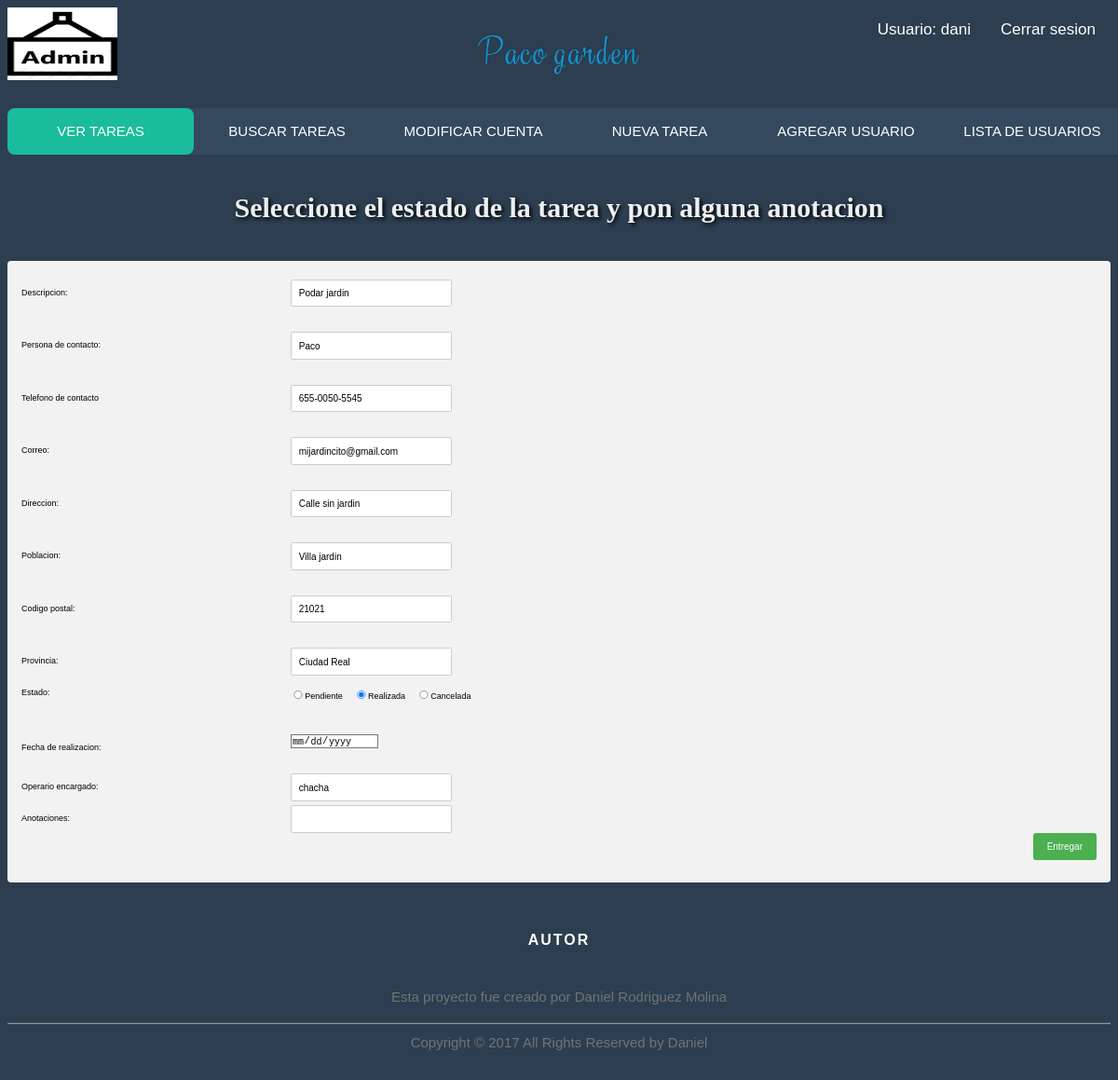
/controlador/controladorCompletar.php?id=63 (signed in), run on the app's committed database.
### tables this page shows
CREATE TABLE `tareas` (
  `Id` int(11) NOT NULL AUTO_INCREMENT,
  `Descripcion` varchar(255) DEFAULT NULL,
  `Persona_de_contacto` varchar(255) DEFAULT NULL,
  `Telefono` varchar(255) DEFAULT NULL,
  `Correo` varchar(255) DEFAULT '',
  `Direccion` varchar(255) DEFAULT NULL,
  `Poblacion` varchar(255) DEFAULT NULL,
  `Codigo_Postal` varchar(255) DEFAULT NULL,
  `Provincia` varchar(255) DEFAULT NULL,
  `Estado` varchar(1) DEFAULT NULL,
  `Fecha_de_creacion` varchar(255) DEFAULT NULL,
  `Operario_encargado` varchar(255) DEFAULT NULL,
  `Fecha_de_realizacion` varchar(255) DEFAULT NULL,
  `Anotaciones_anteriores` varchar(255) DEFAULT NULL,
  `Anotaciones_posteriores` varchar(255) DEFAULT NULL,
  PRIMARY KEY (`Id`)
);

CREATE TABLE `provincias` (
  `cod` char(2) NOT NULL DEFAULT '00' COMMENT 'Código de la provincia de dos digitos',
  `nombre` varchar(50) NOT NULL DEFAULT '' COMMENT 'Nombre de la provincia',
  PRIMARY KEY (`cod`),
  KEY `nombre` (`nombre`)
);

### modelo/db_pdo.php (called while the page is built, shortened)
<?php
class DBConnector2 {
    private static $dns = "mysql:host=localhost;dbname=test;charset=utf8";
    private static $user = "root";
    private static $pass = "";
    private static $instance;
    public function __construct ()
    {
       $this->db = new PDO(self::$dns,self::$user,self::$pass);
    }
    public static function getInstance()
    {
        if(!isset(self::$instance))
        {
            self::$instance=new $object;
        }
        return self::$instance;
    }
}

### modelo/consultas.php (called while the page is built, shortened)
<?php
class consultas {
    function sacarDatos($id) {
        $cc = DBConnector2::getInstance();
        $sql = "SELECT * FROM tareas WHERE Id = :id ";
        $result = $cc->db->prepare($sql);
        $params = array("id" => $id);
        $result->execute($params) or die(print_r($result->errorInfo()));
        return ($result);
    }
    function getNombreProvincia($id) {
        $cc = DBConnector2::getInstance();
        $sql = "SELECT nombre FROM provincias WHERE cod = :id ";
        $result = $cc->db->prepare($sql);
        $params = array("id" => $id);
        $result->execute($params);
        return ($result->fetch());
    }
}

### helpers/nombreProvincia.php (called while the page is built)
<?php
function nombreProvincia($id) {
    $getProvincia = new consultas();
    return $getProvincia->getNombreProvincia($id);
}

### vista/completar.php (the view, shortened to what this page needs)
<html>
    <head>
        <?php include '../plantilla/headerVer.php'; ?>
        <?php include '../helpers/nombreProvincia.php'; ?>
    </head>
    <body>
        <h1>Seleccione el estado de la tarea y pon alguna anotacion</h1>
        <?php
        foreach ($rs as $reg) {
            ?>
            <div class="form">
                <form action="" method="POST">
                    <div class="row">
                        <div class="col-25">
                            <label>Descripcion:</label>
                        </div>
                        <div class="col-75">
                            <input type="text" name="descripcion" readonly value="<?= $reg["Descripcion"] ?>">
                        </div>
                        <div class="col-75">
                            <span id="errdescripcion"></span>
                        </div>
                    </div>
                    <div class="row">
                        <div class="col-25">
                            <label>Persona de contacto:</label>
                        </div>
                        <div class="col-75">
                            <input type="text" name="contacto" readonly value="<?= $reg["Persona_de_contacto"] ?>">
                        </div>
                        <div class="col-75">
                            <span id="errcontacto"></span>
                        </div>
                    </div>
                    <div class="row">
                        <div class="col-25">
                            <label>Telefono de contacto</label>
                        </div>
                        <div class="col-75">
                            <input type="text" name="telef" readonly value="<?= $reg["Telefono"] ?>">
                        </div>
                        <div class="col-75">
                            <span id="errtelef"></span>
                        </div>
                    </div>
                    <div class="row">
                        <div class="col-25">
                            <label>Correo:</label>
                        </div>
                        <div class="col-75">
                            <input type="text" name="email" readonly value="<?= $reg["Correo"] ?>">
                        </div>
                        <div class="col-75">
                            <span id="erremail"></span>
                        </div>
                    </div>
                    <div class="row">
                        <div class="col-25">
                            <label>Direccion:</label>
                        </div>
                        <div class="col-75">
                            <input type="text" name="Direccion" readonly value="<?= $reg["Direccion"] ?>">
                        </div>
                        <div class="col-75">
                            <span id="errDireccion"></span>
                        </div>
                    </div>
                    <div class="row">
                        <div class="col-25">
                            <label>Poblacion:</label>
                        </div>
                        <div class="col-75">
                            <input type="text" name="poblacion" readonly value="<?= $reg["Poblacion"] ?>">
                        </div>
                        <div class="col-75">
                            <span id="errpoblacion"></span>
                        </div>
                    </div>
                    <div class="row">
                        <div class="col-25" >
                            <label >Codigo postal:</label>
                        </div>
                        <div class="col-75">
                            <input type="text" name="codigo_postal" readonly value="<?= $reg["Codigo_Postal"] ?>">
                        </div>
                        <div class="col-75">
                            <span id="errcodigo_postal"></span>
                        </div>
                    </div>
                    <div class="row">
                        <div class="col-25">
                            <label >Provincia:</label>
                        </div>
                        <div class="col-75">
                            <?php
                            $provincia = nombreProvincia($reg["Provincia"])[0];
                            ?>
                            <input type="text" name="provincia" readonly value="<?php echo $provincia ?>">
                        </div>
                    </div>
                    <div class="row">
                        <div class="col-25">
                            <label >Estado:</label>
                        </div>
                        <div class="col-75">
                            <label><input type="radio" name="estado"  value="P">Pendiente</label>
                            <label><input type="radio" name="estado"  value="R" checked>Realizada</label>
                            <label><input type="radio" name="estado"  value="C">Cancelada</label>
                        </div>
                        <div class="col-75">
                            <span id="errestado"></span>
                        </div>
                    </div>
                    <div class="row">
                        <div  class="col-25">
                            <label>Fecha de realizacion:</label>
                        </div>
                        <div class="col-75">
                            <input type="date" name="fecha_realizacion" readonly value="<?= $reg["Fecha_de_realizacion"] ?>">
                        </div>
                        <div class="col-75">
                            <span id="errfecha_realizacion"></span>
                        </div>
                    </div>
                    <div class="row">
                        <div  class="col-25">
                            <label>Operario encargado:</label>
                        </div>
                        <div class="col-75">
                            <input type="text" name="encargado" id="encargado" readonly value="<?= $reg["Operario_encargado"] ?>">
                        </div>
                    </div>
                    <div class="row">
                        <div  class="col-25">
                            <label>Anotaciones:</label>
                        </div>
                        <div class="col-75">
                            <input type="text" name="anotaciones_post" value="<?= $reg["Anotaciones_posteriores"] ?>">
                        </div>
                    </div>
                    <div class="row">
                        <input  type="submit" name="confirmar" value="Entregar">
                    </div>
                </form>
            </div>
            <?php
        }
        ?>
     <?php include '../plantilla/footer.php'; ?>
    </body>
</html>

### Assets/css/menu5.css (style rules this page uses)
body { font-size: 12px; font-family: sans-serif; background: #2c3e50; }
h1 { text-align: center; margin: 40px 0 40px; text-align: center; font-size: 30px; color: #ecf0f1; text-shadow: 2px 2px 4px #000000; font-family: 'Cherry Swash', cursive; }
span { color: #2BD6B4; }
.form { border-radius: 5px; background-color: #f2f2f2; padding: 20px; }
.form input[type=text], select, date { width: 20%; padding: 11px; border: 1px solid #ccc; border-radius: 2px; resize: vertical; }
.form label, span { padding: 12px 12px 12px 0; display: inline-block; }
.form input[type=submit] { background-color: #4CAF50; color: white; padding: 12px 20px; border: none; border-radius: 4px; cursor: pointer; float: right; }
.form .col-25 { float: left; width: 25%; margin-top: 6px; }
.form .col-75 { float: left; width: 75%; margin-top: 6px; }
.form .row:after { content: ""; display: table; clear: both; }

### vista/completar.php (style rules this page uses)
.form { zoom: 75%; }

### data on the page
tareas: descripcion "Podar jardin", contacto "Paco", telef "655-0050-5545", email "mijardincito@gmail.com", Direccion "Calle sin jardin", poblacion "Villa jardin", codigo_postal "21021", provincia "Ciudad Real", encargado "chacha"

### other printed values
$_SESSION["usuario"] "dani"
